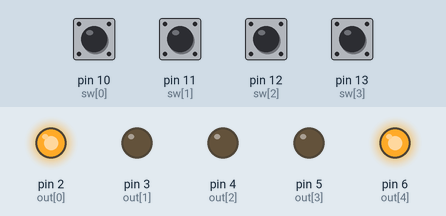
This sketch was run on a simulated Arduino Uno, built with avr-gcc and run on an emulated ATmega328P. Shown: output pins drawn as LEDs (lit = HIGH). The test bench sets the inputs (shaded band); at power-on: pin 10 (sw[0]), pin 11 (sw[1]), pin 12 (sw[2]), pin 13 (sw[3]) HIGH.

Above: at 1.2 s.
1.3 s: pin 10 (sw[0]) pulled LOW for 0.15 s
At 1.37 s:
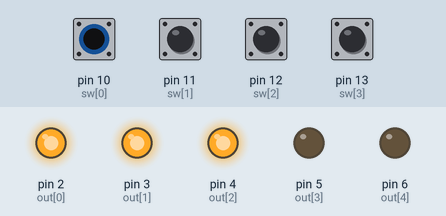
2.9 s: pin 11 (sw[1]) pulled LOW for 0.15 s
At 2.97 s:
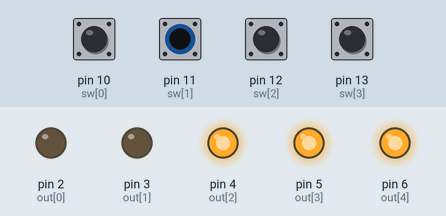
4.5 s: pin 12 (sw[2]) pulled LOW for 0.15 s
At 4.57 s:
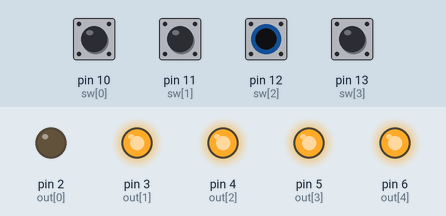
6.1 s: pin 13 (sw[3]) pulled LOW for 0.15 s
At 6.17 s:
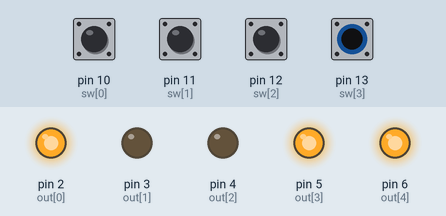
7.7 s: pin 10 (sw[0]) driven LOW and pin 11 (sw[1]) driven LOW
At 8.1 s:
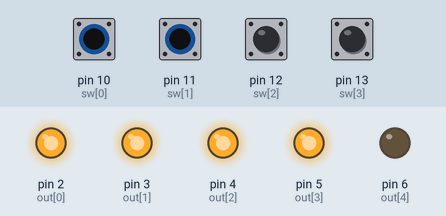
9.2 s: pin 12 (sw[2]) pulled LOW for 1 s
At 10.0 s:
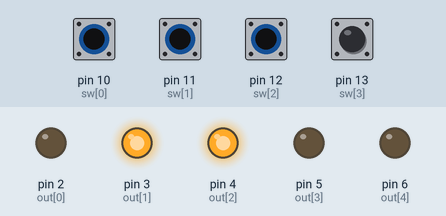
Timing chart, 0 to 12.2 s (numbered marks = the images above; inputs shaded):
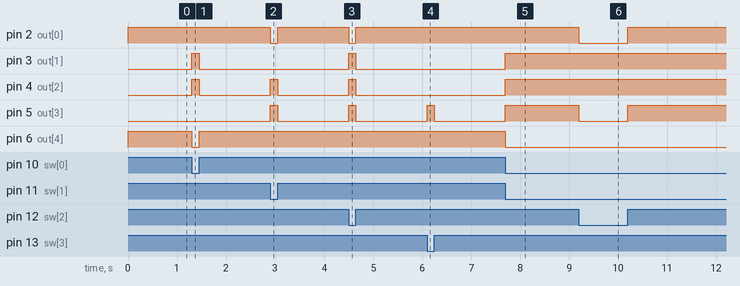

Measured:
- after the input at 1.3 s, pin 3 (out[1]), pin 4 (out[2]): LOW → HIGH at once, → LOW 0.15 s later; pin 6 (out[4]): HIGH → LOW at once, → HIGH 0.15 s later
- after the input at 2.9 s, pin 2 (out[0]): HIGH → LOW at once, → HIGH 0.15 s later; pin 4 (out[2]), pin 5 (out[3]): LOW → HIGH at once, → LOW 0.15 s later
- after the input at 4.5 s, pin 2 (out[0]): HIGH → LOW at once, → HIGH 0.15 s later; pin 3 (out[1]), pin 4 (out[2]), pin 5 (out[3]): LOW → HIGH at once, → LOW 0.15 s later
- after the input at 6.1 s, pin 5 (out[3]): LOW → HIGH at once, → LOW 0.15 s later
- after the input at 7.7 s, pin 3 (out[1]), pin 4 (out[2]), pin 5 (out[3]): LOW → HIGH at once; pin 6 (out[4]): HIGH → LOW at once
- after the input at 9.2 s, pin 2 (out[0]), pin 5 (out[3]): HIGH → LOW at once, → HIGH 1.0 s later

The sketch:

l6_7_segment1.ino
```cpp
bool input[4];
int sw[] = {10, 11, 12, 13};
int out[] = {2, 3, 4, 5, 6, 7, 8};
int in_seq;
int out_array[16][7] = { { 1,1,1,1,1,1,0 },    // 0
                         { 0,1,1,0,0,0,0 },    // 1
                         { 1,1,0,1,1,0,1 },    // 2
                         { 1,1,1,1,0,0,1 },    // 3
                         { 0,1,1,0,0,1,1 },    // 4
                         { 1,0,1,1,0,1,1 },    // 5
                         { 1,0,1,1,1,1,1 },    // 6
                         { 1,1,1,0,0,0,0 },    // 7
                         { 1,1,1,1,1,1,1 },    // 8
                         { 1,1,1,0,0,1,1 },    // 9
                         { 1,1,1,0,1,1,1 },    // A
                         { 0,0,1,1,1,1,1 },    // b
                         { 1,0,0,1,1,1,0 },    // C
                         { 0,1,1,1,1,0,1 },    // d
                         { 1,0,0,1,1,1,1 },    // E
                         { 1,0,0,0,1,1,1 }};   // F

int in_array[16][4] = {  { 0,0,0,0 },    // 0
                         { 0,0,0,1 },    // 1
                         { 0,0,1,0 },    // 2
                         { 0,0,1,1 },    // 3
                         { 0,1,0,0 },    // 4
                         { 0,1,0,1 },    // 5
                         { 0,1,1,0 },    // 6
                         { 0,1,1,1 },    // 7
                         { 1,0,0,0 },    // 8
                         { 1,0,0,1 },    // 9
                         { 1,0,1,0 },    // A
                         { 1,0,1,1 },    // b
                         { 1,1,0,0 },    // C
                         { 1,1,0,1 },    // d
                         { 1,1,1,0 },    // E
                         { 1,1,1,1 }};   // F

void setup(){
 Serial.begin(9600);

 for (int i = 0; i < 7; i++){
    pinMode(i, OUTPUT);
  }

 for (int i = 0; i < 4; i++){
    pinMode(sw[i], INPUT);
  }
}

void loop(){

  //Read Binary Input
  for (int i = 0; i < 4; i++){
    input[i] = digitalRead(sw[i]);
  }

  //Search for equivalent Binary Sequence
  for (int i = 0; i < 17; i++){
    if (input[0] == in_array[i][0] && input[1] == in_array[i][1] && input[2] == in_array[i][2] && input[3] == in_array[i][3]) {
       in_seq = i;
       break;
    }
  }
  //Convert Binary to Hex
  for (int i = 0; i <8; i++){
    digitalWrite(out[i], out_array[in_seq][i]);
  }
}
```
